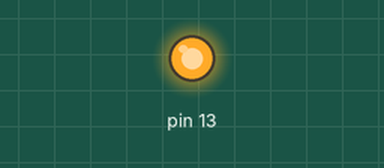
Recording of a sketch running on a simulated Arduino Uno, built with avr-gcc and run on an emulated ATmega328P. On the bench: output pins drawn as LEDs (lit = HIGH).

Above: at 1.0 s.
At 3.0 s:
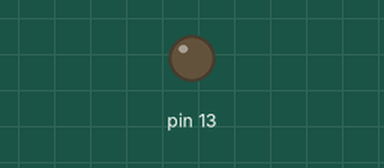
Timing chart, 0 to 5.2 s (numbered marks = the images above):
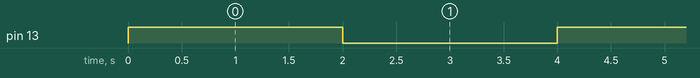

Measured:
- by itself, pin 13: alternates HIGH for 2.0 s and LOW for 2.0 s

The sketch:

masking.ino
```cpp
/*
  Blink:
  Blinks an LED by bit masking.
  The on-board LED on the Arduino UNO is at PortB 5.
 */

#define MASK(x) ((unsigned char)(1<<x))

void setup(){
  DDRB |= MASK(5);   // The LED pin is output. Mask: 00100000
}

void loop(){
  PORTB |= MASK(5);  // Turn LED on
  delay(2000);
  PORTB &= ~MASK(5); // Turn LED off
  delay(2000);
}
```
